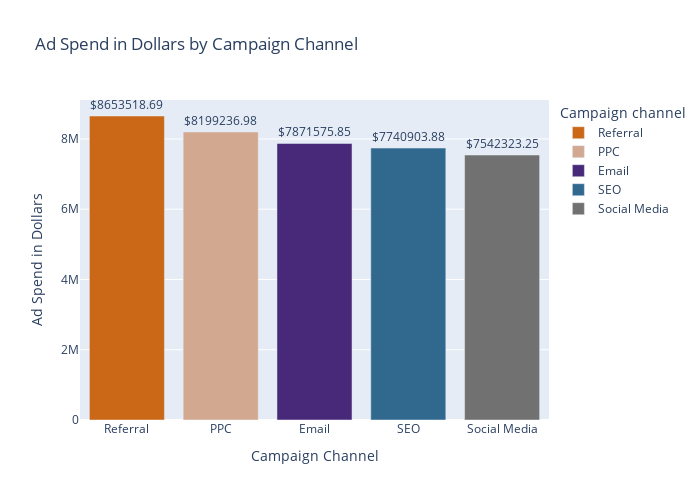

Here is the notebook cell this chart was saved with:
### Markdown cell above
#### Expenditure for each campaign

### Code cell
df = run_query("""
    SELECT DISTINCT campaignchannel AS "Campaign channel",
    SUM(adspend) AS "Ad Spend"
    FROM digital_marketing
    GROUP BY 1
    ORDER BY 2 DESC;
    
""")
fig = px.bar(df, x = "Campaign channel", y = "Ad Spend",
             color='Campaign channel', text = 'Ad Spend',
             title='Ad Spend in Dollars by Campaign Channel',
            color_discrete_sequence=["#cb6817", "#d2a990", "#482878", "#31688e", "#717171"])

fig.update_traces(texttemplate='$%{text:.2f}', textposition='outside')
fig.update_layout(yaxis_title='Ad Spend in Dollars', xaxis_title='Campaign Channel', height=500, width = 700)

# Save as PNG (or use .jpeg, .pdf, etc.)
fig.write_image("ad_spend_by_campaign_channel.png")  
Image("ad_spend_by_campaign_channel.png")
fig.show()

### Figure 1 — Plotly figure (JSON) as saved in the notebook; plotly's stock layout.template omitted (floating-point values rounded to 4 significant figures)
{"data": [{"hovertemplate": "Campaign channel=%{x}<br>Ad Spend=%{text}<extra></extra>", "legendgroup": "Referral", "marker": {"color": "#cb6817", "pattern": {"shape": ""}}, "name": "Referral", "orientation": "v", "showlegend": true, "text": [8654000.0], "textposition": "outside", "texttemplate": "$%{text:.2f}", "type": "bar", "x": ["Referral"], "xaxis": "x", "y": [8654000.0], "yaxis": "y"}, {"hovertemplate": "Campaign channel=%{x}<br>Ad Spend=%{text}<extra></extra>", "legendgroup": "PPC", "marker": {"color": "#d2a990", "pattern": {"shape": ""}}, "name": "PPC", "orientation": "v", "showlegend": true, "text": [8199000.0], "textposition": "outside", "texttemplate": "$%{text:.2f}", "type": "bar", "x": ["PPC"], "xaxis": "x", "y": [8199000.0], "yaxis": "y"}, {"hovertemplate": "Campaign channel=%{x}<br>Ad Spend=%{text}<extra></extra>", "legendgroup": "Email", "marker": {"color": "#482878", "pattern": {"shape": ""}}, "name": "Email", "orientation": "v", "showlegend": true, "text": [7872000.0], "textposition": "outside", "texttemplate": "$%{text:.2f}", "type": "bar", "x": ["Email"], "xaxis": "x", "y": [7872000.0], "yaxis": "y"}, {"hovertemplate": "Campaign channel=%{x}<br>Ad Spend=%{text}<extra></extra>", "legendgroup": "SEO", "marker": {"color": "#31688e", "pattern": {"shape": ""}}, "name": "SEO", "orientation": "v", "showlegend": true, "text": [7741000.0], "textposition": "outside", "texttemplate": "$%{text:.2f}", "type": "bar", "x": ["SEO"], "xaxis": "x", "y": [7741000.0], "yaxis": "y"}, {"hovertemplate": "Campaign channel=%{x}<br>Ad Spend=%{text}<extra></extra>", "legendgroup": "Social Media", "marker": {"color": "#717171", "pattern": {"shape": ""}}, "name": "Social Media", "orientation": "v", "showlegend": true, "text": [7542000.0], "textposition": "outside", "texttemplate": "$%{text:.2f}", "type": "bar", "x": ["Social Media"], "xaxis": "x", "y": [7542000.0], "yaxis": "y"}], "layout": {"barmode": "relative", "height": 500, "legend": {"title": {"text": "Campaign channel"}, "tracegroupgap": 0}, "title": {"text": "Ad Spend in Dollars by Campaign Channel"}, "width": 700, "xaxis": {"anchor": "y", "autorange": true, "categoryarray": ["Referral", "PPC", "Email", "SEO", "Social Media"], "categoryorder": "array", "domain": [0, 1], "range": [-0.5, 4.5], "title": {"text": "Campaign Channel"}, "type": "category"}, "yaxis": {"anchor": "x", "autorange": true, "domain": [0, 1], "range": [0, 9109000.0], "title": {"text": "Ad Spend in Dollars"}, "type": "linear"}}}
